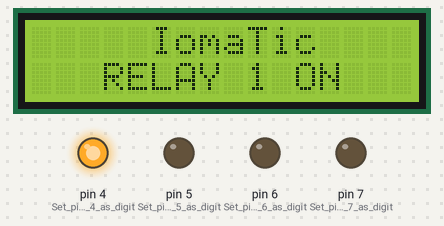
The sketch below on a simulated Arduino Uno, built with avr-gcc and run on an emulated ATmega328P. On the bench: 16×2 character LCD, output pins drawn as LEDs (lit = HIGH).

Above: at 1.1 s.
At 2.1 s:
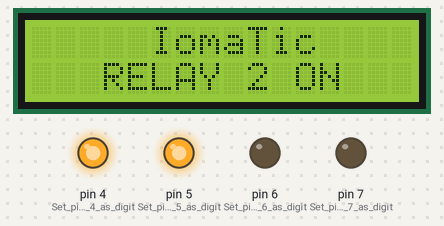
At 3.1 s:
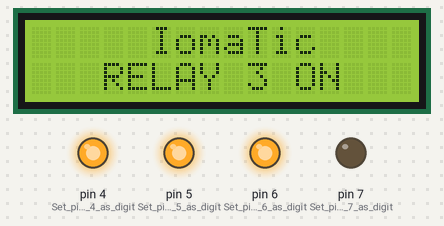
At 4.1 s:
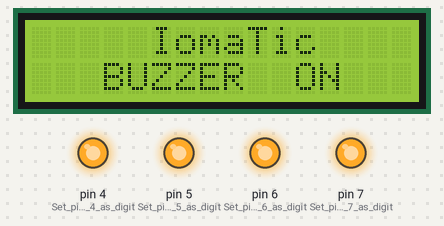
At 5.1 s:
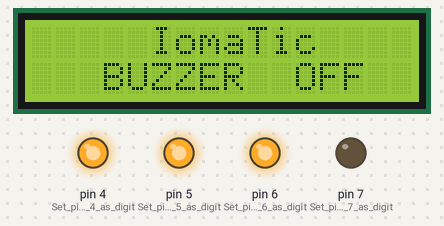
At 8.1 s:
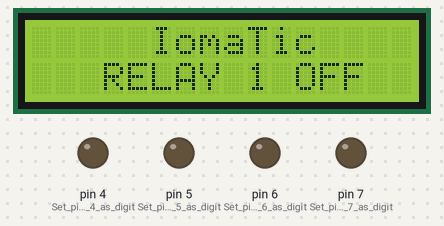
Timing chart, 0 to 40.0 s (numbered marks = the images above):
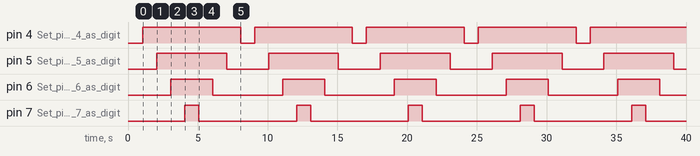

Measured:
- by itself, pin 4 (Set_pin_number_4_as_digit): alternates HIGH for 7.0 s and LOW for 1.0 s
- by itself, pin 5 (Set_pin_number_5_as_digit): alternates HIGH for 5.0 s and LOW for 3.0 s
- by itself, pin 6 (Set_pin_number_6_as_digit): alternates HIGH for 3.0 s and LOW for 5.0 s
- by itself, pin 7 (Set_pin_number_7_as_digit): alternates HIGH for 1.0 s and LOW for 7.0 s
- what the display in image 0 shows lasts 1.0 s, from 1.1 s to 2.1 s

The sketch:

_03.Control_Buzzer_and_Relays.ino
```cpp
#include <LiquidCrystal.h>                // include the library code:

LiquidCrystal lcd(14, 15, 8, 9, 10, 11);  // initialize the library with the numbers of the interface pins

void setup()
{
    pinMode(4,OUTPUT);                    //Set pin number 4 as digital out where relay 1 is connected
    pinMode(5,OUTPUT);                    //Set pin number 5 as digital out where relay 2 is connected
    pinMode(6,OUTPUT);                    //Set pin number 6 as digital out where relay 3 is connected

    pinMode(7,OUTPUT);                    //Set pin number 7 as digital out where buzzer is connected

    lcd.begin(16, 2);                     //Initialize the LCD in 16x2 mode
    delay(1000);
    lcd.setCursor(0,0);                   //Set cursor at first character/coloumn of first line/row
    lcd.print("     IomaTic        ");    //Print the message as metioned cursor location
}

void loop()
{
    //In below sequence first set the cusrsor at specifil location to show message on LCD
    //then write logic HIGH/LOW to ON/OFF the device connected on metioned IO pin

    //------------------Device ON sequence

    lcd.setCursor(3,1);
    lcd.print("RELAY 1 ON ");
    digitalWrite(4, HIGH);                //Write digital HIGH on pin 4 i.e. generating 5v at pin 4 where relay 1 is connected
    delay(1000);

    lcd.setCursor(3,1);
    lcd.print("RELAY 2 ON ");
    digitalWrite(5, HIGH);                //Write digital HIGH on pin 5 i.e. generating 5v at pin 5 where relay 2 is connected
    delay(1000);

    lcd.setCursor(3,1);
    lcd.print("RELAY 3 ON ");
    digitalWrite(6, HIGH);                //Write digital HIGH on pin 6 i.e. generating 5v at pin 6 where relay 3 is connected
    delay(1000);

    lcd.setCursor(3,1);
    lcd.print("BUZZER  ON ");
    digitalWrite(7, HIGH);                //Write digital HIGH on pin 7 i.e. generating 5v at pin 4 where buzzer is connected
    delay(1000);

    //------------------Device OFF sequence

    lcd.setCursor(3,1);
    lcd.print("BUZZER  OFF");
    digitalWrite(7, LOW);                 //Write digital LOW on pin 7 i.e. generating 0v at pin 7 where buzzer is connected
    delay(1000);

    lcd.setCursor(3,1);
    lcd.print("RELAY 3 OFF");
    digitalWrite(6, LOW);
    delay(1000);

    lcd.setCursor(3,1);
    lcd.print("RELAY 2 OFF");
    digitalWrite(5, LOW);
    delay(1000);

    lcd.setCursor(3,1);
    lcd.print("RELAY 1 OFF   ");
    digitalWrite(4, LOW);
    delay(1000);
}
```
